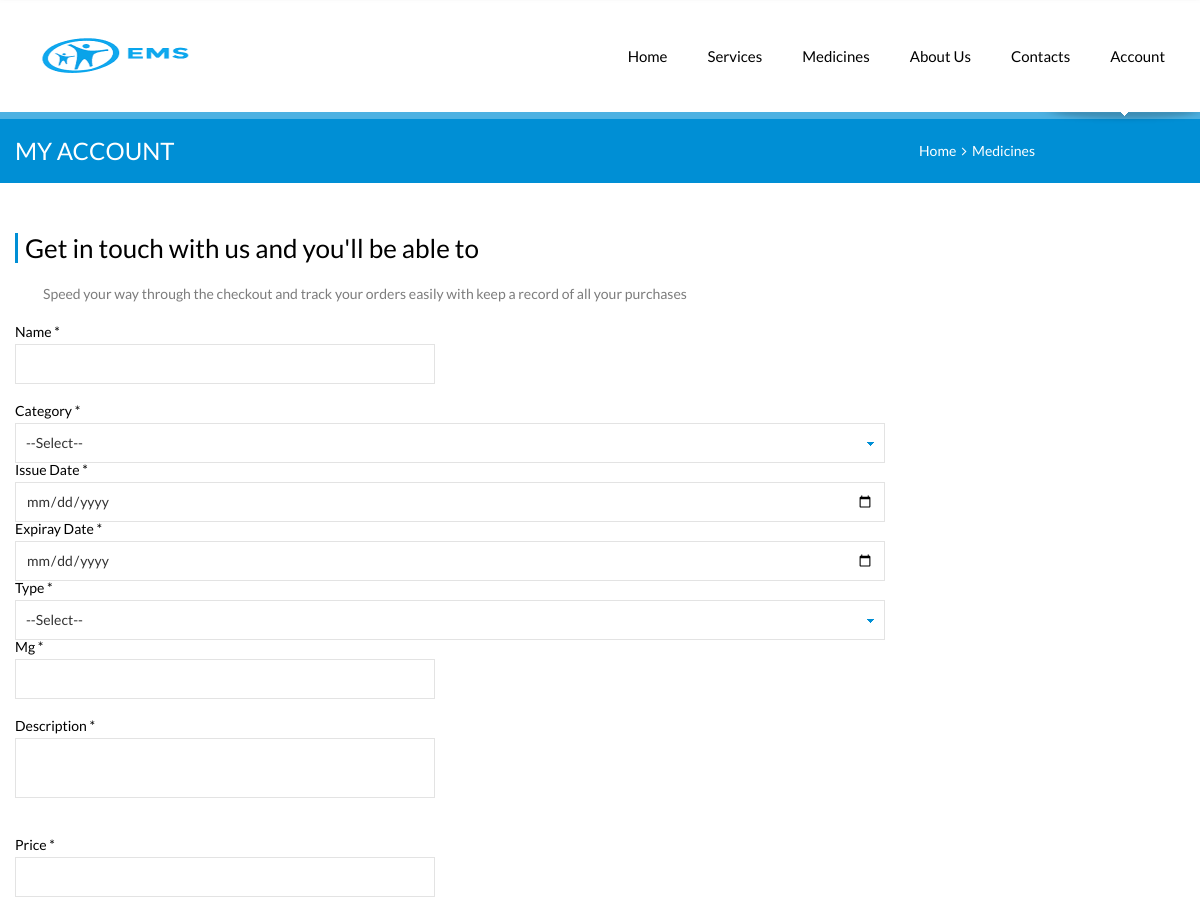
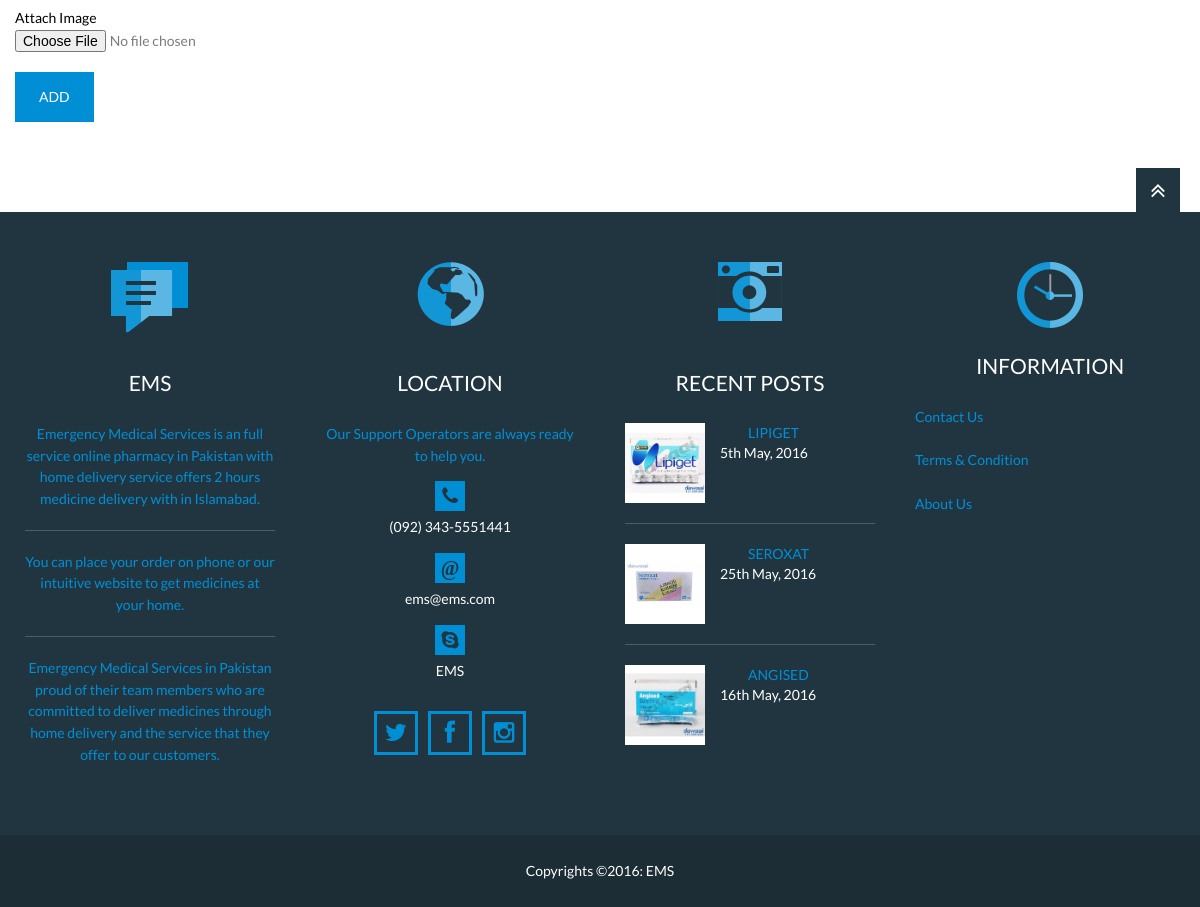
The app's page /add_medicine.php with its own data (2 pictures, top to bottom).
### tables this page shows
CREATE TABLE IF NOT EXISTS `medicine` (
  `m_id` int(11) NOT NULL,
  `name` text NOT NULL,
  `c_id` int(11) NOT NULL,
  `issue_date` date NOT NULL,
  `exp_date` date NOT NULL,
  `type` int(11) NOT NULL,
  `mg` text NOT NULL,
  `descr` text NOT NULL,
  `price` text NOT NULL,
  `image` text NOT NULL,
  `datetime` datetime NOT NULL,
  `status` int(11) NOT NULL,
  `formula` text NOT NULL
);

### add_medicine.php (the view, shortened to what this page needs)
<!DOCTYPE html>
<html>
<head>
		<?php include("scripts.php"); ?>
	</head>
	<body>
		<div class="page">
			<?php include("header.php"); ?>
			<section class="page-title">
				<div class="grid-row clearfix">
					<h1>My Account </h1>
					<nav class="bread-crumbs">
						<a href="index.php">Home</a>&nbsp;&nbsp;<i class="fa fa-angle-right"></i>&nbsp;
						<a href="#">Medicines</a>
					</nav>
				</div>
			</section>
			<main class="page-content">
				<div class="grid-row">
					<div class="grid-col grid-col-9">
						<article class="feedback">
							<div class="widget-title">Get in touch with us and you'll be able to </div>
							<p>
							Speed your way through the checkout and
							track your orders easily with
							keep a record of all your purchases
							</p>
							<form method="post" id="userForm" enctype="multipart/form-data">
								<fieldset>
									<div class="clearfix">
										<div class="input">
											<label>Name *</label>
											<input type="text" name="name" value="<?php echo $name; ?>" required >
										</div>
									</div>
									<div class="clearfix">
										<div class="select">
											<label>Category *</label>
											<select name="c_id" >
											<option value="">--Select--</option>
											</select>
										</div>
									</div>
									<div class="clearfix">
										<div class="date">
											<label>Issue Date *</label>
											<input type="date" name="issue_date" value="<?php echo $issue_dates; ?>" required >
										</div>
									</div>
									<div class="clearfix">
										<div class="date">
											<label>Expiray Date *</label>
											<input type="date" name="exp_date" value="<?php echo $exp_dates; ?>" required >
										</div>
									</div>
									<div class="clearfix">
										<div class="select">
											<label>Type *</label>
											<select name="type" required>
											<option value="">--Select--</option>
											</select>
										</div>
									</div>
									<div class="clearfix">
										<div class="input">
											<label>Mg *</label>
											<input type="text" name="mg" value="<?php echo $mg; ?>" >
										</div>
									</div>
									<div class="clearfix">
										<div class="input">
											<label>Description *</label>
											<textarea name="desc"> <?php echo $descr; ?> </textarea>
										</div>
									</div>
									<div class="clearfix">
										<div class="input">
											<label>Price *</label>
											<input type="text" name="price" value="<?php echo $price; ?>" required >
										</div>
									</div>
									<div class="clearfix">
										<div class="input">
											<label>Attach Image </label>
											 <input id="file" type="file" name="image1" accept="image/jpg,image/png,image/jpeg,image/gif" >
										</div>
									</div>
											<?php if(isset($_GET["m_id"]))
											{ ?>
											<button type="submit" class="button" value="Submit" style="float:left;">Update</button>
											<?php } else { ?>
											<button type="submit" class="button" value="Submit" style="float:left;">Add</button>
											<?php } ?>
								</fieldset>
							</form>
						</article>
					</div>
				</div>
			</main>
		<?php include('footer.php'); ?>
		</div>
	</body>
</html>

### footer.php (shortened to what this page needs)
	<footer class="page-footer">
		<a href="#" id="top-link" class="top-link"><i class="fa fa-angle-double-up"></i></a>
		<div class="grid-row">
			<div class="grid-col grid-col-3">
				<section class="widget-alt last-news">
					<div class="widget-icon"></div>
					<div class="widget-title">EMS</div>
					<ul>
						<li>Emergency Medical Services is an full service online pharmacy in Pakistan with home delivery service offers 2 hours medicine delivery with in Islamabad. </li>
						<li>You can place your order on phone or our intuitive website to get medicines at your home.</li>
						<li>Emergency Medical Services in Pakistan proud of their team members who are committed to deliver medicines through home delivery and the service that they offer to our customers.</li>
					</ul>
				</section>
			</div>
			<div class="grid-col grid-col-3">
				<section class="widget-alt location">
					<div class="widget-icon"></div>
					<div class="widget-title">Location</div>
					<address>Our Support Operators are always ready to help you.</address>
					<ul>
						<li><i class="fa fa-phone"></i>(092) 343-5551441</li>
						<li><i class="fa fa-at">@</i>ems@ems.com</li>
						<li><i class="fa fa-skype"></i>EMS</li>
					</ul>
					<nav>
						<a href="#" class="fa fa-twitter"></a>
						<a href="#" class="fa fa-facebook"></a>
						<a href="#" class="fa fa-instagram"></a>
					</nav>
				</section>
			</div>
			<div class="grid-col grid-col-3">
				<section class="widget-alt recent-posts">
					<div class="widget-icon"></div>
					<div class="widget-title">Recent Posts</div>
					<ul>
					<?php
					$qry = "SELECT * FROM medicine order by m_id desc Limit 3";
$results = mysql_query($qry);
while($rows = mysql_fetch_assoc($results))
{
	$m_id = $rows["m_id"];
	$name = $rows["name"];
	$image = $rows["image"];
	$date = $rows["datetime"];
		?>
						<li>
							<a href="medicine_detail.php?m_id=<?php echo $m_id; ?>"><img src="<?php if($image=="uploaded_files/"){ echo "img/medicine-icon.jpg"; } else { echo $image; } ?>" width="80" height="80" alt=""></a>
							<p><a href="medicine_detail.php?m_id=<?php echo $m_id; ?>"><?php echo $name; ?></a><br><?php echo date("jS F, Y", strtotime("$date")); ?></p>
						</li>
<?php } ?>
					</ul>
				</section>
			</div>
			<div class="grid-col grid-col-3">
				<section class="widget-alt work-time">
					<div class="widget-icon"></div>
					<div class="widget-title">Information</div>
					<ul>
					<li><a href="contacts.php">Contact Us</a></li>
					<li><a href="#">&nbsp;</a></li>
					<li><a href="#">Terms & Condition</a></li>
					<li><a href="#">&nbsp;</a></li>
					<li><a href="about-us.php">About Us</a></li>
					<li><a href="#">&nbsp;</a></li>
					</ul>
				</section>
			</div>
		</div>
	</footer>
	<div class="copyrights">Copyrights ©2016: EMS </div>

### css/color-blue.css (style rules this page uses)
a { color: #008fd5; }
.button { border-color: #008fd5; background: #008fd5; }
.page-title { border-top-color: #4db1e2; background-color: #008fd5; }
.widget-title { border-left-color: #008fd5; }
.page-footer { color: #008fd5; }
.last-news .widget-icon { background-image: url(../img/blue/last-news.png); }
.location li i { background: #008fd5; }
.location nav a { border: 3px solid #008fd5; color: #008fd5; }
.location .widget-icon { background-image: url(../img/blue/location.png); }
.recent-posts .widget-icon { background-image: url(../img/blue/recent-posts.png); }
.work-time .widget-icon { background-image: url(../img/blue/work-time.png); }

### records on screen
medicine: image (picture), name "LIPIGET", datetime "5th May, 2016"
medicine: image (picture), name "SEROXAT", datetime "25th May, 2016"
medicine: image (picture), name "ANGISED", datetime "16th May, 2016"
